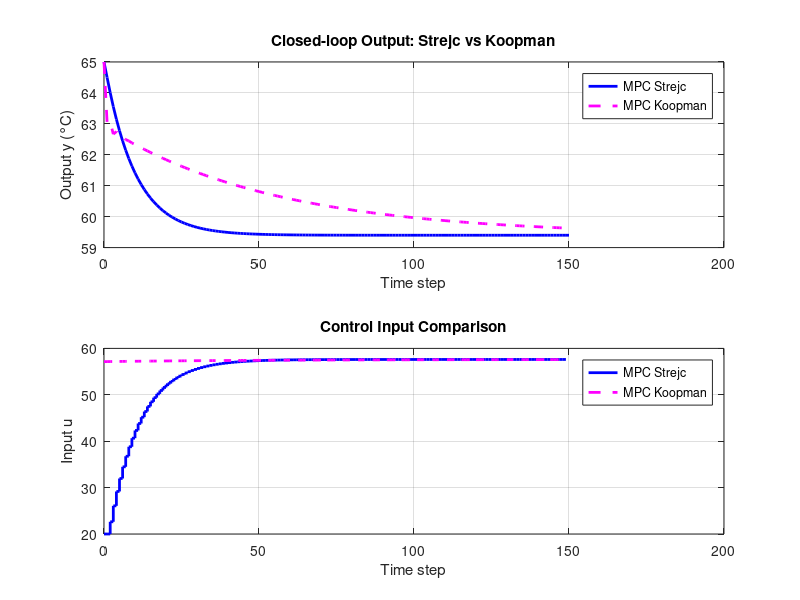
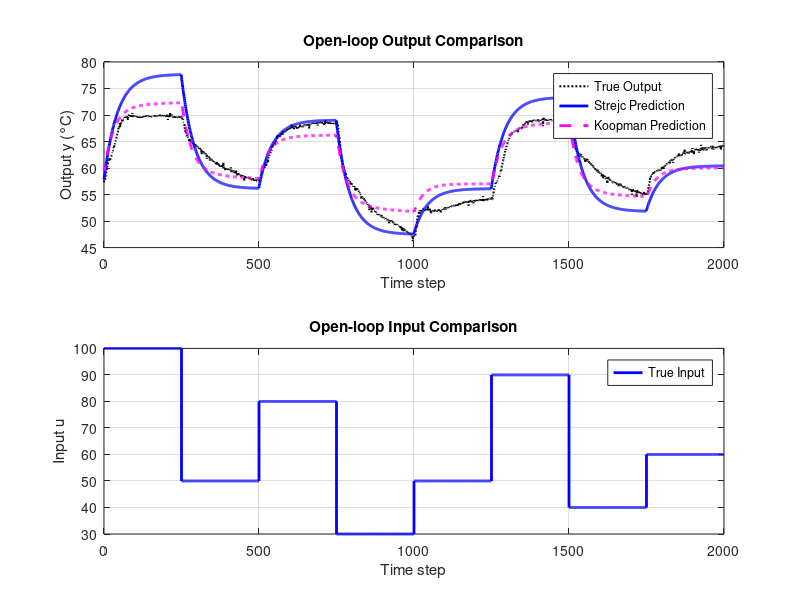

Write the MATLAB code that produced these figures, in order.
clc; clear; close all;
%%
% Load results
load('results_koopman.mat', 'y_cl_desc', 'u_cl_desc');
y_koop = y_cl_desc(:);
u_koop = u_cl_desc(:);
koopman_last_u = u_cl_desc(end)

load('results_strejc_to_zero.mat', 'y_cl_desc', 'u_cl_desc');
y_strejc = y_cl_desc(:);
u_strejc = u_cl_desc(:);
strejc_last_u = u_cl_desc(end)

sim_length = length(y_koop) - 1;
time = 0:sim_length;

% Control effort (sum of absolute values)
effort_koop = sum(abs(u_koop));
effort_strejc = sum(abs(u_strejc));

% Output magnitude
y_sum_koop = sum(abs(y_koop));
y_sum_strejc = sum(abs(y_strejc));

% Optional: error to 0°C
e_koop = y_koop -59.3995;  % reference = 0
e_strejc = y_strejc - 59.3995;

e_sum_koop = sum(abs(e_koop));
e_sum_strejc = sum(abs(e_strejc));

rmse_koop = sqrt(mean((y_koop).^2));
rmse_strejc = sqrt(mean((y_strejc).^2));

% Print comparison
fprintf('\n--- MPC Comparison ---\n');
fprintf('Sum |u|     Koopman: %.2f \t Strejc: %.2f\n', effort_koop, effort_strejc);
fprintf('Sum |y|     Koopman: %.2f \t Strejc: %.2f\n', y_sum_koop, y_sum_strejc);
fprintf('Sum |e|     Koopman: %.2f \t Strejc: %.2f\n', e_sum_koop, e_sum_strejc);

fprintf('RMSE (MPC Strejc vs 60 °C)   = %.4f\n', rmse_strejc);
fprintf('RMSE (MPC Koopman vs 60 °C)  = %.4f\n', rmse_koop);


figure;
subplot(2,1,1)
plot(time, y_strejc , 'b-', 'LineWidth', 2); hold on;
plot(time, y_koop, 'm--', 'LineWidth', 2);
xlabel('Time step'); ylabel('Output y (°C)');
legend('MPC Strejc', 'MPC Koopman');
title('Closed-loop Output: Strejc vs Koopman');
grid on;
% ylim([45 65])

subplot(2,1,2)
stairs(time(1:end-1), u_strejc, 'b-', 'LineWidth', 2); hold on;
stairs(time(1:end-1), u_koop, 'm--', 'LineWidth', 2);
xlabel('Time step'); ylabel('Input u');
legend('MPC Strejc', 'MPC Koopman');
title('Control Input Comparison');
grid on;


%% --- Open-loop Identification Comparison ---
% Load Strejc data
load('strejc_open_loop_comparison_data.mat', ...
    'y_open_desc', 'y_true', 'time', 'u_open_desc');

y_true = y_true(:);
y_open_strejc = y_open_desc(:);


% Load Koopman data
load('koopman_open_loop_comparison.mat', ...
    'y_koopman_desc');

y_open_koopman = y_koopman_desc(:);

y_open_strejc = y_open_strejc(2:end);
y_open_koopman = y_open_koopman(2:end);
y_open_desc = y_open_desc(1:end-1);
time = time(1:end-1);

% Compute RMSE (against the same y_true)
rmse_open_strejc = sqrt(mean((y_open_strejc - y_true).^2));
rmse_open_koopman = sqrt(mean((y_open_koopman - y_true).^2));

% Display RMSE
fprintf('\n--- Open-loop Prediction RMSE ---\n');
fprintf('RMSE (Open-loop Strejc)   = %.4f °C\n', rmse_open_strejc);
fprintf('RMSE (Open-loop Koopman)  = %.4f °C\n', rmse_open_koopman);

% Plot Open-loop Output Comparison
figure;
subplot(2,1,1)
plot(time, y_true, 'k:', 'LineWidth', 1.5); hold on;
plot(time, y_open_strejc, 'b-', 'LineWidth', 2);
plot(time, y_open_koopman, 'm--', 'LineWidth', 2);
xlabel('Time step'); ylabel('Output y (°C)');
legend('True Output', 'Strejc Prediction', 'Koopman Prediction');
title('Open-loop Output Comparison');
grid on;

subplot(2,1,2)
stairs(time, u_open_desc, 'b', 'LineWidth', 2); hold on;
xlabel('Time step'); ylabel('Input u');
legend('True Input');
title('Open-loop Input Comparison');
grid on;
